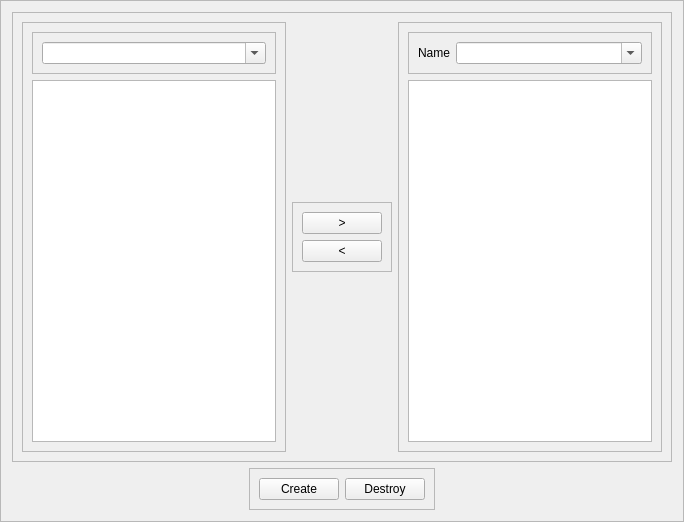
<?xml version="1.0" encoding="UTF-8"?>
<ui version="4.0">
 <class>WidgetCreator</class>
 <widget class="QFrame" name="WidgetCreator">
  <property name="geometry">
   <rect>
    <x>0</x>
    <y>0</y>
    <width>684</width>
    <height>522</height>
   </rect>
  </property>
  <property name="windowTitle">
   <string>Frame</string>
  </property>
  <property name="frameShape">
   <enum>QFrame::StyledPanel</enum>
  </property>
  <property name="frameShadow">
   <enum>QFrame::Raised</enum>
  </property>
  <layout class="QVBoxLayout" name="verticalLayout">
   <item>
    <widget class="QFrame" name="frame">
     <property name="frameShape">
      <enum>QFrame::StyledPanel</enum>
     </property>
     <property name="frameShadow">
      <enum>QFrame::Raised</enum>
     </property>
     <layout class="QHBoxLayout" name="horizontalLayout">
      <item>
       <widget class="QFrame" name="frame_2">
        <property name="frameShape">
         <enum>QFrame::StyledPanel</enum>
        </property>
        <property name="frameShadow">
         <enum>QFrame::Raised</enum>
        </property>
        <layout class="QVBoxLayout" name="verticalLayout_2">
         <item>
          <widget class="QFrame" name="frame_6">
           <property name="frameShape">
            <enum>QFrame::StyledPanel</enum>
           </property>
           <property name="frameShadow">
            <enum>QFrame::Raised</enum>
           </property>
           <layout class="QHBoxLayout" name="horizontalLayout_4">
            <item>
             <widget class="QComboBox" name="categories_combobox">
              <property name="sizePolicy">
               <sizepolicy hsizetype="Preferred" vsizetype="Fixed">
                <horstretch>3</horstretch>
                <verstretch>0</verstretch>
               </sizepolicy>
              </property>
              <property name="editable">
               <bool>true</bool>
              </property>
             </widget>
            </item>
           </layout>
          </widget>
         </item>
         <item>
          <widget class="ActionList" name="offered_actions"/>
         </item>
        </layout>
       </widget>
      </item>
      <item alignment="Qt::AlignHCenter|Qt::AlignVCenter">
       <widget class="QFrame" name="frame_5">
        <property name="sizePolicy">
         <sizepolicy hsizetype="Maximum" vsizetype="Maximum">
          <horstretch>0</horstretch>
          <verstretch>0</verstretch>
         </sizepolicy>
        </property>
        <property name="frameShape">
         <enum>QFrame::StyledPanel</enum>
        </property>
        <property name="frameShadow">
         <enum>QFrame::Raised</enum>
        </property>
        <layout class="QVBoxLayout" name="verticalLayout_4">
         <item>
          <widget class="QPushButton" name="add_button">
           <property name="sizePolicy">
            <sizepolicy hsizetype="Maximum" vsizetype="Fixed">
             <horstretch>0</horstretch>
             <verstretch>0</verstretch>
            </sizepolicy>
           </property>
           <property name="text">
            <string>&gt;</string>
           </property>
           <property name="iconSize">
            <size>
             <width>32</width>
             <height>32</height>
            </size>
           </property>
          </widget>
         </item>
         <item>
          <widget class="QPushButton" name="remove_button">
           <property name="sizePolicy">
            <sizepolicy hsizetype="Minimum" vsizetype="Fixed">
             <horstretch>0</horstretch>
             <verstretch>0</verstretch>
            </sizepolicy>
           </property>
           <property name="text">
            <string>&lt;</string>
           </property>
           <property name="iconSize">
            <size>
             <width>32</width>
             <height>32</height>
            </size>
           </property>
          </widget>
         </item>
        </layout>
       </widget>
      </item>
      <item>
       <widget class="QFrame" name="widget_list">
        <property name="frameShape">
         <enum>QFrame::StyledPanel</enum>
        </property>
        <property name="frameShadow">
         <enum>QFrame::Raised</enum>
        </property>
        <layout class="QVBoxLayout" name="verticalLayout_3">
         <item>
          <widget class="QFrame" name="frame_3">
           <property name="frameShape">
            <enum>QFrame::StyledPanel</enum>
           </property>
           <property name="frameShadow">
            <enum>QFrame::Raised</enum>
           </property>
           <layout class="QHBoxLayout" name="horizontalLayout_3">
            <item>
             <widget class="QLabel" name="label">
              <property name="sizePolicy">
               <sizepolicy hsizetype="Maximum" vsizetype="Preferred">
                <horstretch>0</horstretch>
                <verstretch>0</verstretch>
               </sizepolicy>
              </property>
              <property name="text">
               <string>Name</string>
              </property>
             </widget>
            </item>
            <item>
             <widget class="QComboBox" name="combo">
              <property name="editable">
               <bool>true</bool>
              </property>
             </widget>
            </item>
           </layout>
          </widget>
         </item>
         <item>
          <widget class="ActionList" name="chosen_actions"/>
         </item>
        </layout>
       </widget>
      </item>
     </layout>
    </widget>
   </item>
   <item alignment="Qt::AlignHCenter">
    <widget class="QFrame" name="frame_4">
     <property name="frameShape">
      <enum>QFrame::StyledPanel</enum>
     </property>
     <property name="frameShadow">
      <enum>QFrame::Raised</enum>
     </property>
     <layout class="QHBoxLayout" name="horizontalLayout_2">
      <item>
       <widget class="QPushButton" name="create_button">
        <property name="sizePolicy">
         <sizepolicy hsizetype="Maximum" vsizetype="Fixed">
          <horstretch>0</horstretch>
          <verstretch>0</verstretch>
         </sizepolicy>
        </property>
        <property name="text">
         <string>Create</string>
        </property>
       </widget>
      </item>
      <item>
       <widget class="QPushButton" name="destroy_button">
        <property name="sizePolicy">
         <sizepolicy hsizetype="Maximum" vsizetype="Fixed">
          <horstretch>0</horstretch>
          <verstretch>0</verstretch>
         </sizepolicy>
        </property>
        <property name="text">
         <string>Destroy</string>
        </property>
       </widget>
      </item>
     </layout>
    </widget>
   </item>
  </layout>
 </widget>
 <customwidgets>
  <customwidget>
   <class>ActionList</class>
   <extends>QListWidget</extends>
   <header>actionlist.h</header>
  </customwidget>
 </customwidgets>
 <resources/>
 <connections/>
</ui>
